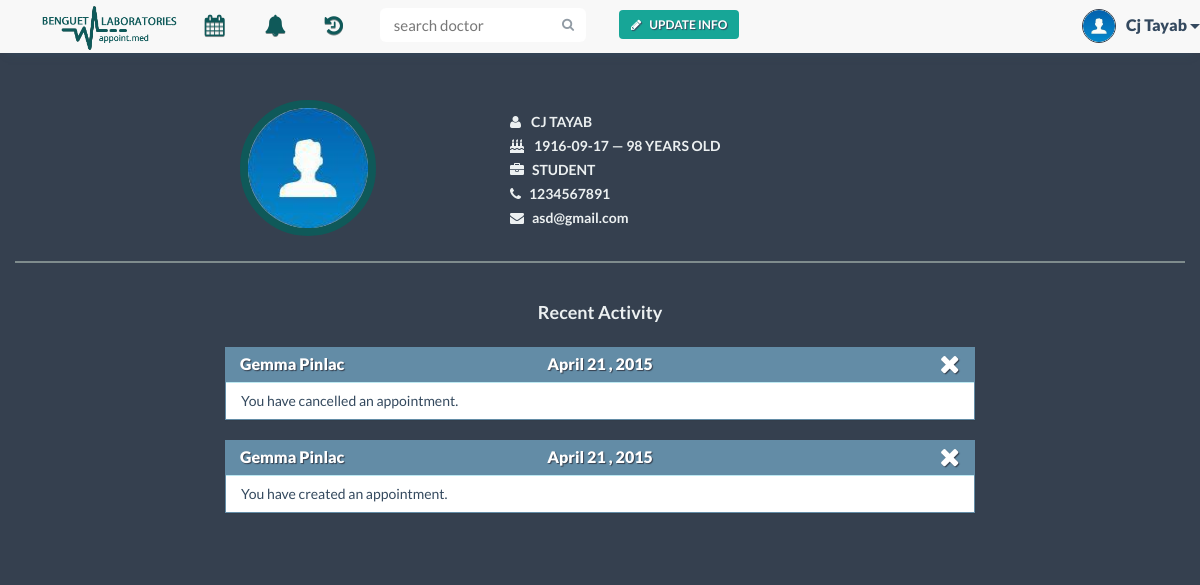
The app's page /patient.php (signed in), older data.
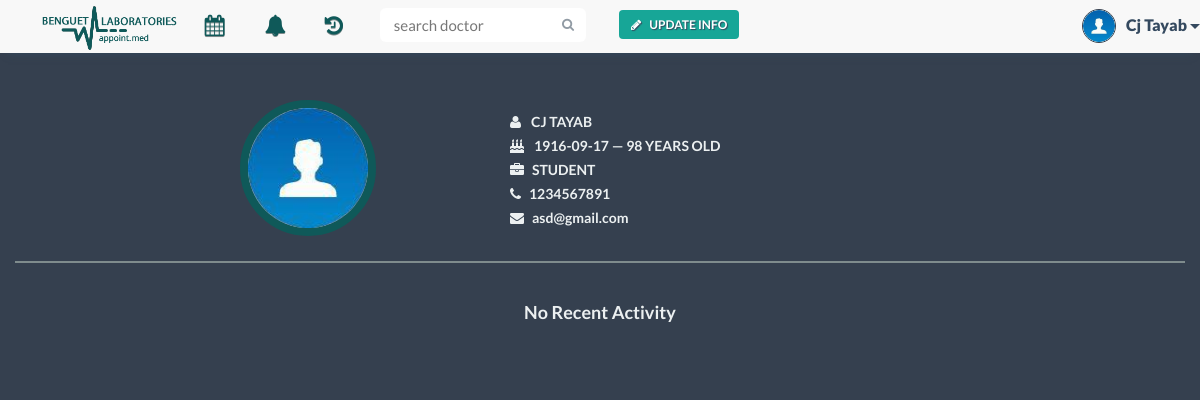
The same page, newer data.
### tables this page shows
CREATE TABLE IF NOT EXISTS `patient` (
  `patient_id` varchar(30) NOT NULL,
  `patient_name` varchar(30) NOT NULL,
  `patient_contact` varchar(20) NOT NULL,
  `birthdate` date NOT NULL,
  `email` varchar(30) NOT NULL,
  `username` varchar(30) NOT NULL,
  `occupation` text,
  PRIMARY KEY (`patient_id`),
  KEY `username` (`username`)
);

CREATE TABLE IF NOT EXISTS `notification` (
  `notification_id` int(11) NOT NULL AUTO_INCREMENT,
  `indicator` varchar(30) NOT NULL,
  `doctor_id` varchar(30) NOT NULL,
  `patient_id` varchar(30) NOT NULL,
  `legend_id` varchar(30) NOT NULL,
  `notification_date` date NOT NULL,
  `notification` text NOT NULL,
  PRIMARY KEY (`notification_id`),
  KEY `notif_id` (`legend_id`)
);

CREATE TABLE IF NOT EXISTS `doctor` (
  `doctor_id` varchar(30) NOT NULL,
  `doctor_name` varchar(30) NOT NULL,
  `specialization` text NOT NULL,
  `doctor_status` enum('In','Out','Break') NOT NULL,
  `email` varchar(30) NOT NULL,
  `username` varchar(30) NOT NULL,
  PRIMARY KEY (`doctor_id`),
  KEY `username` (`username`)
);

### patient.php (the view, shortened to what this page needs)
<!DOCTYPE html>
<html lang="en">
    <?php
    include 'include/head.php';
    include 'connectdatabase.php';
    ?>
    <body>
        <div class="container">
            <?php
            $username = $_SESSION['username'];
            $result = mysqli_query($con, "SELECT * FROM patient WHERE username LIKE '$username'") or die(mysqli_error());
            $row = mysqli_fetch_array($result);
            $patient_id = $row['patient_id'];
            $patient_n = $row['patient_name'];
            $n_result = mysqli_query($con, "SELECT * FROM notification WHERE patient_id LIKE '$patient_id' ORDER BY 6 DESC, 1 DESC LIMIT 10");
            ?>
            <?php
            include 'include/pt-nav-start.php';
            ?>
            <ul class="nav navbar-nav">
                <li class="dropdown tooltip-right" data-tooltip="Appointments">
                    <a href="#" class="dropdown-toggle" data-toggle="dropdown" role="button" aria-expanded="false"><i class="fa fa-calendar fa-lg"></i>Appointments<span class="caret"></span></a>
                </li>
                <li class="tooltip-right" data-tooltip="Notifications">
                    <a href="notifications.php">
                        <i class="fa fa-bell fa-lg">
                        </i>Notifications
                    </a>
                </li>
                <li class="dropdown tooltip-right" data-tooltip="History">
                    <a href="#" class="dropdown-toggle" data-toggle="dropdown" role="button" aria-expanded="false"><i class="fa fa-history fa-lg"></i>History<span class="caret"></span></a>
                </li>
                <?php
                include 'include/pt-nav-end.php';
                ?>
                <div class="container-fluid" id="patient-info">
                    <div class="row">
                        <div class="col-xs-12 col-md-2 col-md-offset-2">
                            <img src="img/profile/<?php
                            $file = "img/profile/" . $patient_id . ".jpg";
                            if (file_exists($file)) {
                                echo $patient_id;
                            } else {
                                echo 'profile_patient';
                            }
                            ?>.jpg" class="img-responsive">
                        </div>
                        <div class="col-xs-12 col-md-5">
                            <div class="p-info">
                                <ul>
                                    <li><i class="fa fa-user"></i><?php echo $row['patient_name']; ?></li>
                                    <?php
                                    $birthday = explode("-", $row['birthdate']);
                                    $age = (date("md", date("U", mktime(0, 0, 0, $birthday[1], $birthday[2], $birthday[0]))) > date("md") ? ((date("Y") - $birthday[0]) - 1) : (date("Y") - $birthday[0]));
                                    ?>
                                    <li><i class="fa fa-birthday-cake"></i><?php echo $row['birthdate']; ?> &mdash; <?php echo $age; ?> years old</li>
                                    <li><i class="fa fa-briefcase"></i><?php echo $row['occupation']; ?></li>
                                    <li><i class="fa fa-phone"></i><?php echo $row['patient_contact']; ?></li>
                                    <li class="email"><i class="fa fa-envelope"></i><?php echo $row['email']; ?></li>
                                </ul>
                            </div>
                        </div>
                    </div>
                </div>
                <div class="container-fluid patient-activity">
                    <div class="row">
                        <?php
                        if (mysqli_num_rows($n_result) >= 1) {
                            echo '<div class="col-md-6 col-md-offset-3">
                        <h1 class="text-center row-header2-fff">Recent Activity</h1>
                    </div>';
                            while ($n_row = mysqli_fetch_array($n_result)) {
                                if ($n_row['indicator'] == 'patient') {
                                    if ($n_row['patient_id'] == $patient_id) {
                                        $n_id = $n_row['legend_id'];
                                        $n_did = $n_row['doctor_id'];
                                        $notif_date = date("F j , Y", strtotime($n_row["notification_date"]));
                                        $n_legend = mysqli_query($con, "SELECT * FROM notification_legend WHERE legend_id LIKE '$n_id'");
                                        $n_color = mysqli_fetch_array($n_legend);
                                        $d_result = mysqli_query($con, "SELECT * FROM doctor WHERE doctor_id LIKE '$n_did'");
                                        $doc = mysqli_fetch_array($d_result);
                                        if ($n_color['color'] == 'orange') {
                                            echo "<div class='col-xs-12 col-md-8 col-md-offset-2'>
                            <div class='panel panel-notif panel-warning'>
                                <div class='panel-heading'><span class='hidden-xs hidden-sm'>" . $doc["doctor_name"] . "</span>" . $notif_date . "
                                    <a href=\"close_notif_prof.php?nid=$n_row[notification_id]&desc=$n_row[notification]\" title='Close'><i class='fa fa-remove delete-btn x-btn'></i></a>
                                </div>
                                <div class='panel-body'>
                                     You have rescheduled an appointment.<span class='visible-xs visible-sm notif-name'>&mdash; Dr. " . $doc['doctor_name'] . "</span>
                                </div>
                            </div>
                        </div>";
                                        } else if ($n_color['color'] == 'blue') {
                                            if($n_row['notification'] == 'A patient has requested an appointment.')
                                                $notification_m = 'You have created an appointment.';
                                            else
                                                $notification_m = 'You have cancelled an appointment.';
                                            echo "<div class='col-xs-12 col-md-8 col-md-offset-2'>
                            <div class='panel panel-notif panel-info'>
                                <div class='panel-heading'><span class='hidden-xs hidden-sm'>" . $doc["doctor_name"] . "</span>" . $notif_date . "
                                    <a href=\"close_notif_prof.php?nid=$n_row[notification_id]&desc=$n_row[notification]\" title='Close'><i class='fa fa-remove delete-btn x-btn'></i></a>
                                </div>
                                <div class='panel-body'>
                                    " . $notification_m . "<span class='visible-xs visible-sm notif-name'>&mdash; Dr. " . $doc['doctor_name'] . "</span>
                                </div>
                            </div>
                        </div>";
                                        }
                                    }
                                }
                            }
                        } else
                            echo '<h1 class="text-center row-header2-fff">No Recent Activity</h1>';
                        ?>
                    </div>
                </div>
        </div>
    </body>
</html>

### include/head.php (shortened to what this page needs)
<head>
    <link href="css/bootstrap.min.css" rel="stylesheet">
    <link href="css/font-awesome.min.css" rel="stylesheet">
    <link href="css/font-awesome.css" rel="stylesheet">
    <link href="css/bootstrap-datetimepicker.min.css" rel="stylesheet">
    <link href="css/styles.css" rel="stylesheet">
    <link href="css/search.css" rel="stylesheet">
    <link href="css/tooltip.css" rel="stylesheet">
    <link href="css/scrolltop.css" rel="stylesheet">
</head>

### include/pt-nav-start.php (shortened to what this page needs)
<nav class="navbar navbar-default navbar-fixed-top">
    <div class="container">
        <div class="navbar-header">
            <a class="navbar-brand logo-text hidden-sm hidden-xs" href="#">appoint.med</a>
            <div class="navbar-logo hidden-sm hidden-xs">
            </div>
        </div>
        <div class="collapse navbar-collapse" id="bs-example-navbar-collapse-1">

### include/pt-nav-end.php (shortened to what this page needs)
                <li class="nav-button navbar-right">
                    <button type="button" class="btn btn-default btn-noborder green-btn" data-toggle="modal" data-target=".bs-pt-edit-profile-modal-lg" data-id="'.$appointment_id.'" data-patient-id="'.$patient_id.'">
                    <i class="fa fa-pencil"></i>Update Info</button>
                </li>
                <form class="navbar-form navbar-right" method="post" role="search">
                    <div class="input-group search-bar">
                        <input type="text" class="form-control" name="search" placeholder="search doctor" id="inputSearch">
                        <span class="input-group-btn">
                            <button type="submit" class="btn"><i class="fa fa-search"></i></button>
                        </span>
                    </div>
                </form>
            </ul>
            <ul class="nav navbar-nav navbar-right signedin">
                <div class="btn-group navbar-right tooltip-left" data-tooltip="Me">
                    <button type="button" class="btn btn-default btn-lg btn-noborder dropdown-toggle" data-toggle="dropdown" aria-expanded="false">
                        <div class="signedin-photo">
                            <img src="img/profile/<?php
                            $file = "img/profile/" . $patient_id . ".jpg";
                            if (file_exists($file)) {
                                echo $patient_id;
                            } else {
                                echo 'profile_patient';
                            }
                            ?>.jpg" class="img-responsive">
                        </div>
            <?php echo $patient_n ?>
                        <span class="caret"></span>
                    </button>
                </div>
            </ul>
        </div>
    </div>
</nav>

### css/tooltip.css (style rules this page uses)
[data-tooltip], .tooltip { position: relative; cursor: pointer; }
[data-tooltip]:before, [data-tooltip]:after, .tooltip:before, .tooltip:after { position: absolute; visibility: hidden; -ms-filter: "progid:DXImageTransform.Microsoft.Alpha(Opacity=0)"; filter: progid:DXImageTransform.Microsoft.Alpha(Opacity=0); opacity: 0; -webkit-transition: opacity 0.2s ease-in-out, visibility 0.2s ease-in-out, -webkit-transform 0.2s cubic-bezier(0.71, 1.7, 0.77, 1.24); -moz-transition: opacity 0.2s ease-in-out, visibility 0.2s ease-in-out, -moz-transform 0.2s cubic-bezier(0.71, 1.7, 0.77, 1.24); transition: opacity 0.2s ease-in-out, visibility 0.2s ease-in-out, transform 0.2s cubic-bezier(0.71, 1.7, 0.77, 1.24); -webkit-transform: translate3d(0, 0, 0); -moz-transform: translate3d(0, 0, 0); transform: translate3d(0, 0, 0); pointer-events: none; }
.tooltip:before, [data-tooltip]:before { z-index: 1001; border: 6px solid transparent; background: transparent; content: ""; }
.tooltip:after, [data-tooltip]:after { z-index: 1002; padding: 8px; min-width: 120px; background-color: #000; background-color: hsla(0, 0%, 20%, 0.9); color: #fff; content: attr(data-tooltip); font-size: 14px; line-height: 1.2; text-align: center; }
[data-tooltip]:before, [data-tooltip]:after, .tooltip:before, .tooltip:after, .tooltip-top:before, .tooltip-top:after { bottom: 100%; left: 50%; }
[data-tooltip]:before, .tooltip:before, .tooltip-top:before { margin-left: -6px; margin-bottom: -12px; border-top-color: #000; border-top-color: hsla(0, 0%, 20%, 0.9); }
[data-tooltip]:after, .tooltip:after, .tooltip-top:after { margin-left: -60px; }
.tooltip-left:before, .tooltip-left:after { right: 100%; bottom: 50%; left: auto; }
.tooltip-left:before { margin-left: 0; margin-right: -12px; margin-bottom: 0; border-top-color: transparent; border-left-color: #000; border-left-color: hsla(0, 0%, 20%, 0.9); }
.tooltip-right:before, .tooltip-right:after { bottom: 50%; left: 100%; }
.tooltip-right:before { margin-bottom: 0; margin-left: -12px; border-top-color: transparent; border-right-color: #000; border-right-color: hsla(0, 0%, 20%, 0.9); }
.tooltip-left:before, .tooltip-right:before { top: 20px; }
.tooltip-left:after, .tooltip-right:after { margin-left: 0; margin-bottom: -16px; }

Row changes from the older to the newer data that the page shows:
removed notification: doctor.doctor_name "Gemma Pinlac", notification_date "April 21 , 2015", notification "You have cancelled an appointment."
removed notification: doctor.doctor_name "Gemma Pinlac", notification_date "April 21 , 2015", notification "You have created an appointment."
Text that changed along with them:
text no longer shown: "Recent Activity"
text now shown: "No Recent Activity"
